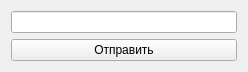
<?xml version="1.0" encoding="UTF-8"?>
<ui version="4.0">
    <class>Form</class>
    <widget class="QWidget" name="Form">
        <property name="geometry">
            <rect>
                <x>0</x>
                <y>0</y>
                <width>248</width>
                <height>69</height>
            </rect>
        </property>
        <property name="windowTitle">
            <string>Form</string>
        </property>
        <layout class="QGridLayout" name="gridLayout_2">
            <item row="0" column="0">
                <layout class="QGridLayout" name="gridLayout">
                    <item row="0" column="0">
                        <widget class="QLineEdit" name="lineEdit"/>
                    </item>
                    <item row="1" column="0">
                        <widget class="QPushButton" name="pushButton">
                            <property name="text">
                                <string>Отправить</string>
                            </property>
                        </widget>
                    </item>
                </layout>
            </item>
        </layout>
    </widget>
    <resources/>
    <connections/>
</ui>
